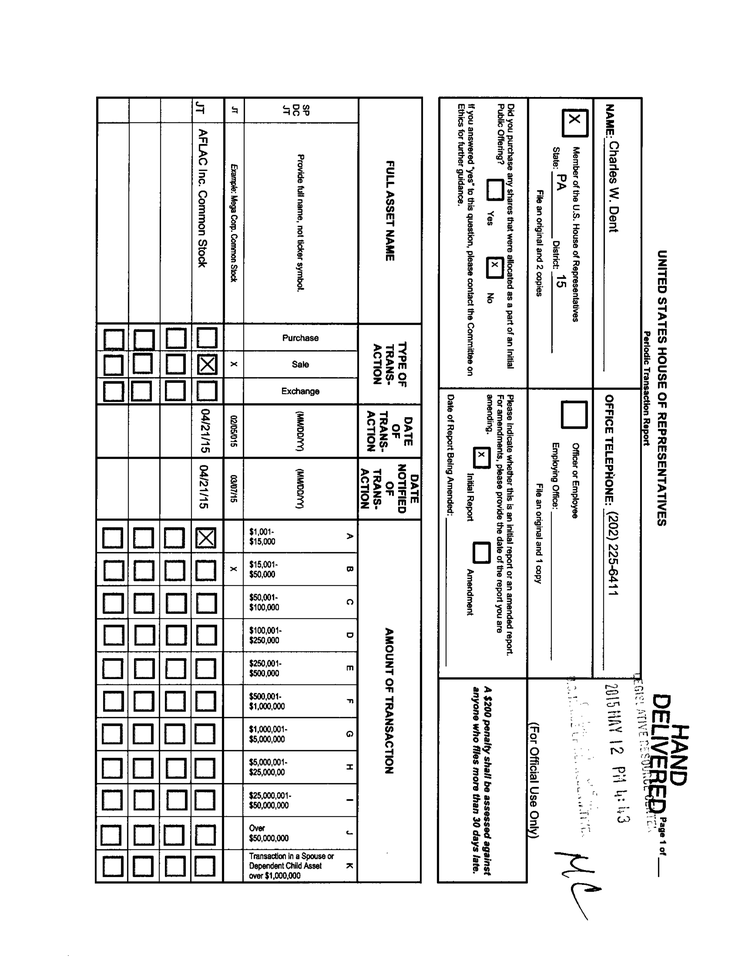
#> input picture ocr-demo1/samples/2015-1-Charles-Dent-sideways.png, 738 x 957 px, shrunk from 2544 x 3300 before the run
$ python deskew.py
#> lines starting #> are read from the running program, lines starting #| are printed output that depends on the picture
#> further down, img1 is the input picture: shape (957, 738, 3); min 0, max 255, mean 233.6
import cv2
import numpy as np


def deskew(image):
    gray = cv2.cvtColor(image, cv2.COLOR_BGR2GRAY)
    gray = cv2.bitwise_not(gray)
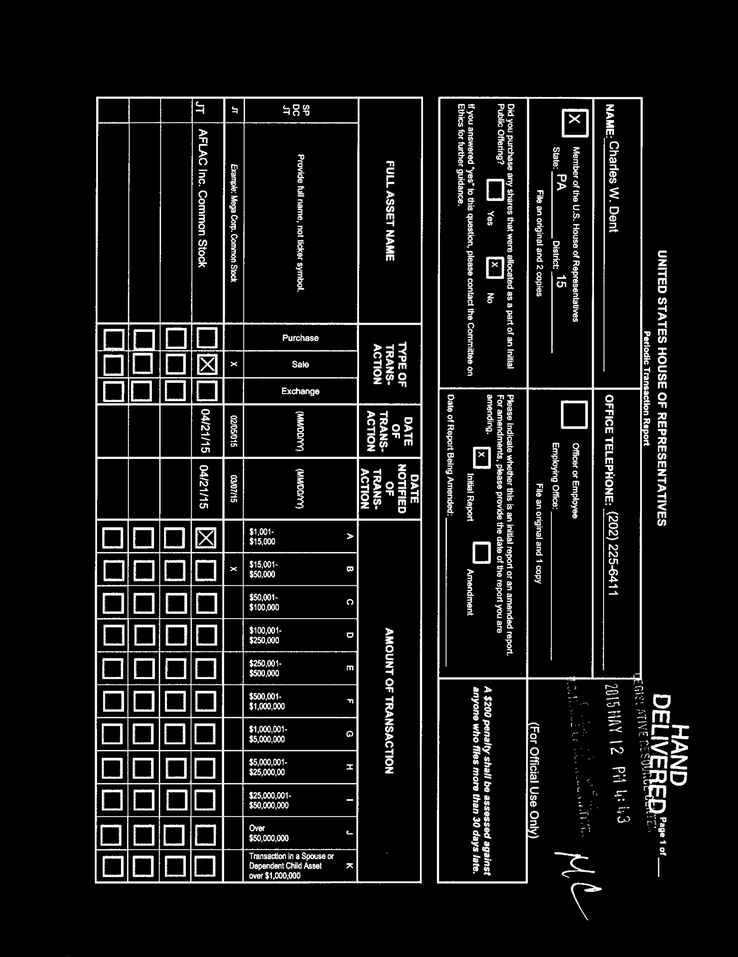
#> gray: shape (957, 738); min 0, max 255, mean 21.4
    coords = np.column_stack(np.where(gray > 0))
#> coords = 151412 pairs, first value 94 to 956, second value 65 to 691
    angle = cv2.minAreaRect(coords)[-1]
#> angle = -90

    if angle > -45:
        angle = -(90 + angle)
    else:
        angle = -angle
#> angle = 90

    (h, w) = image.shape[:2]
#> h = 957; w = 738
    center = (w // 2, h // 2)
#> center = (369, 478)
    M = cv2.getRotationMatrix2D(center, angle, 1.0)
#> M = [[6.12e-17, 1, -109], [-1, 6.12e-17, 847]]
    rotated = cv2.warpAffine(image, M, (w, h), flags=cv2.INTER_CUBIC, borderMode=cv2.BORDER_REPLICATE)
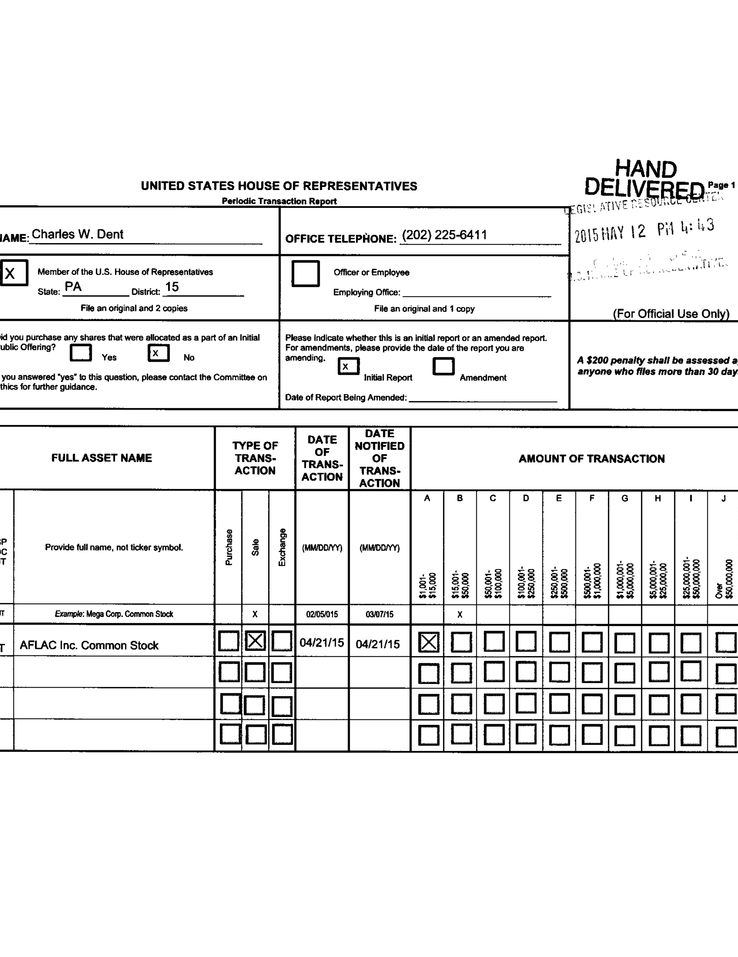
#> rotated: shape (957, 738, 3); min 0, max 255, mean 235.5

    return rotated


if __name__ == '__main__':
    img1 = cv2.imread("samples/2015-1-Charles-Dent-sideways.png", cv2.IMREAD_COLOR)
    img2 = deskew(img1)
    cv2.imshow("img1", img1)
    cv2.imshow("img2", img2)
    cv2.waitKey(0)
    cv2.destroyAllWindows()

$ run again, with ocr-demo1/samples/2015-2-Charles-Dent.png copied over ocr-demo1/samples/2015-1-Charles-Dent-sideways.png
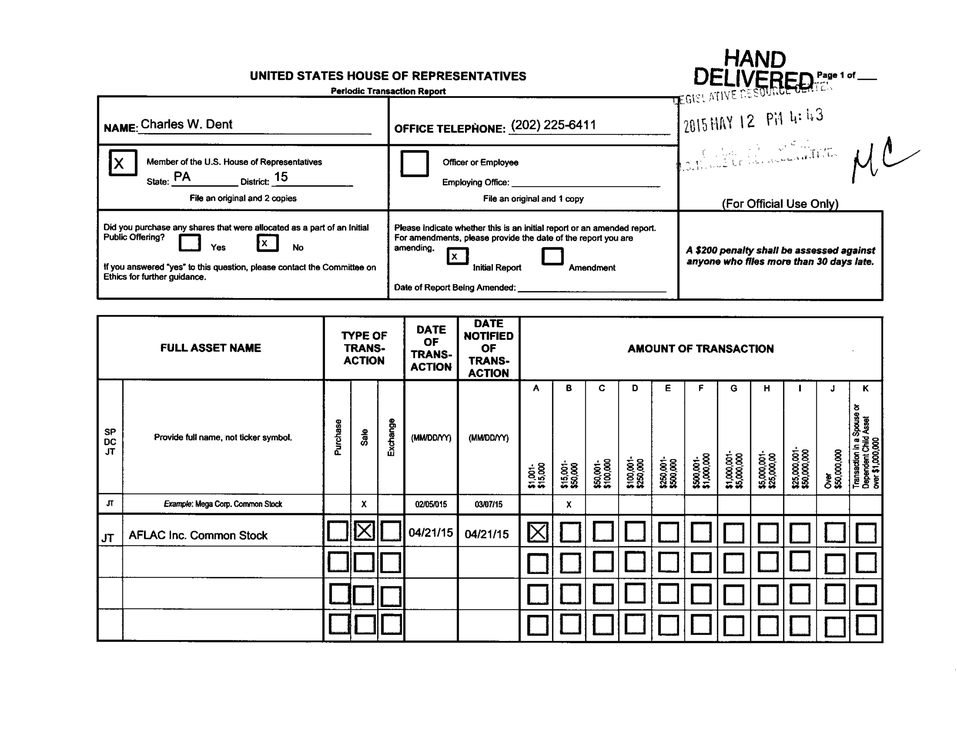
#> input picture ocr-demo1/samples/2015-2-Charles-Dent.png, 957 x 738 px, shrunk from 3300 x 2544 before the run
#> img1 is the input picture: shape (738, 957, 3); mean B, G, R 233.6, 233.6, 233.6
#> in deskew, `gray = cv2.bitwise_not(gray)`:
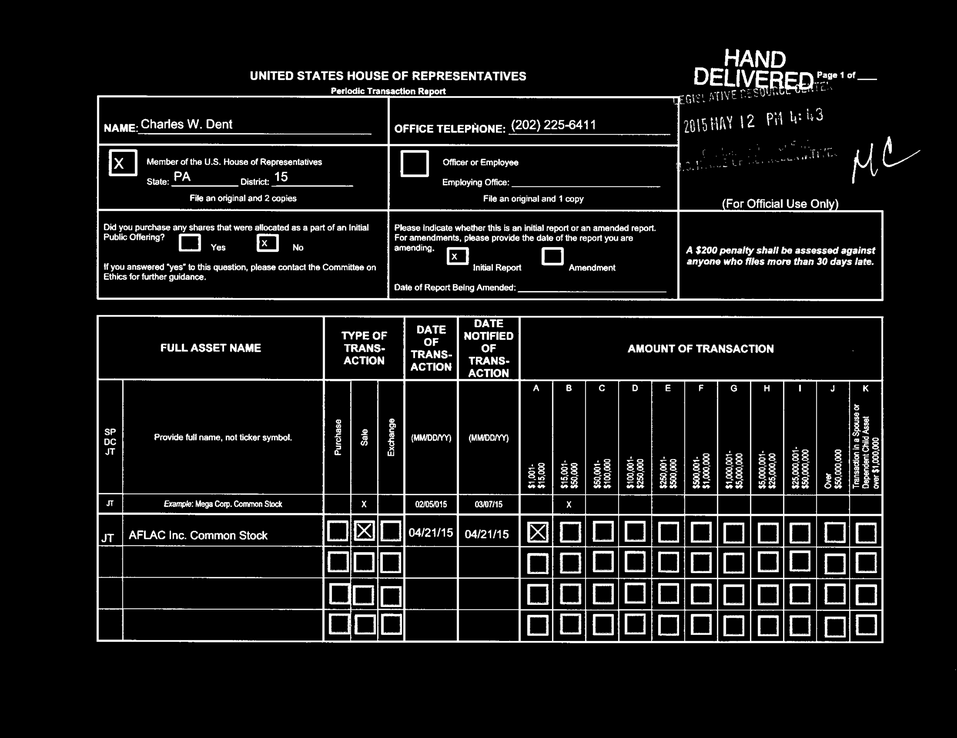
#> gray: shape (738, 957); min 0, max 255, mean 21.4
#> coords = 150805 pairs, first value 46 to 672, second value 94 to 956
#> in deskew, `angle = cv2.minAreaRect(coords)[-1]`: angle = -90
#> in deskew, `angle = -angle`: angle = 90
#> M = [[6.12e-17, 1, 109], [-1, 6.12e-17, 847]]
#> in deskew, `rotated = cv2.warpAffine(image, M, (w, h), flags=cv2.INTER_CUBIC, bord..`:
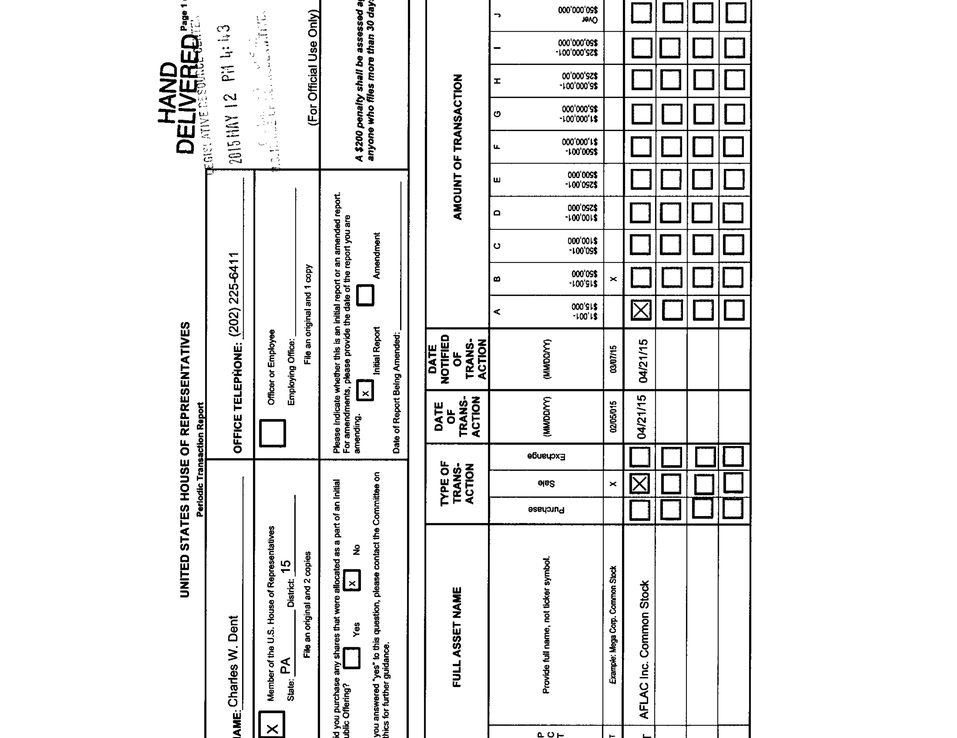
#> rotated: shape (738, 957, 3); mean B, G, R 235.5, 235.5, 235.5
